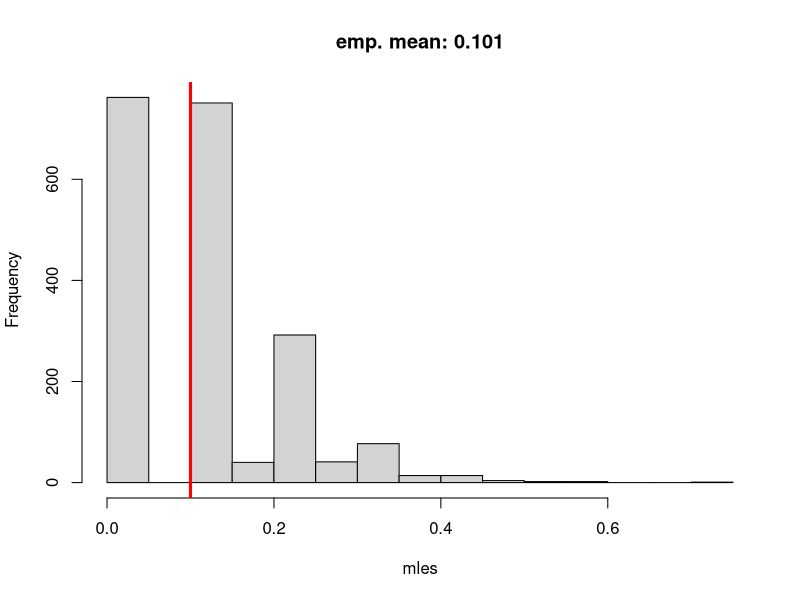
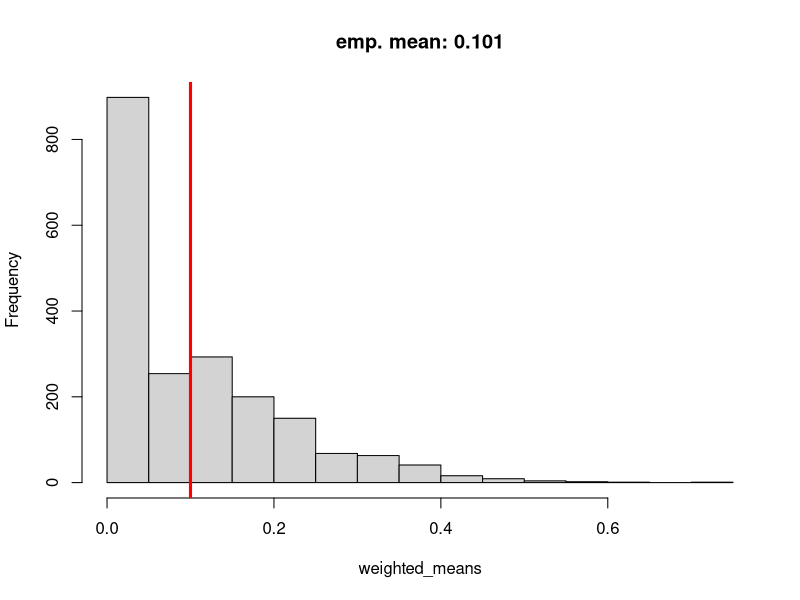

These figures' R source, in order:
ll <- function(p, N, n){
  eps = 0.0
  return(sum(log( (1-p)^2*eps^(n) + 2^(1-N)*p*(1-p) + (eps^(N-n))*p*p)))
}


simulate_data <- function(nind, ptrue, avg_coverage){
  X <- rbinom(n=nind, size=2, ptrue)
  N <-rpois(nind, avg_coverage)
  n <-rbinom(n=nind, size = N, X/2)  
  # n is the number of non-ref alleles and N is coverage at that site
  ret <- data.frame(N = N, n =n)
  return(ret)
}

ptrue = 0.1
nind <- 5
avg_coverage <- 5
mles <- c()
weighted_means <- c()
for (i in 1:2000){
  data <- simulate_data(nind, ptrue, avg_coverage)
  mles[i] <- optimize(f=ll, c(0,1), tol = 1e-5, N=data$N, n = data$n, maximum=TRUE)$maximum
  weighted_means[i] <- sum(data$n)/sum(data$N)
  
}

hist(mles, 20,  main = paste0("emp. mean: ", round(mean(mles), 3)), freq = TRUE)
abline(v = ptrue, col = "red", lwd = 3)
hist(weighted_means, 20, main = paste0("emp. mean: ", round(mean(weighted_means),3)))
abline(v = ptrue, col = "red", lwd = 3)



mse_mle <- mean((mles-ptrue)^2)
print(mse_mle)
mse_wm <-  mean((weighted_means-ptrue)^2)
print(mse_wm)


#### plotting the likleihood surface ####
#p <- seq(0.001, 0.999, 0.01)
#f = rep(0, length(p))
#data <- simulate_data(nind, ptrue, coverage)
#for (i in 1:length(p)){
#  f[i] = ll(p[i], data$N, data$n)
#}
#plot(p,f)
#abline(v = ptrue, col = "red", lwd = 3)